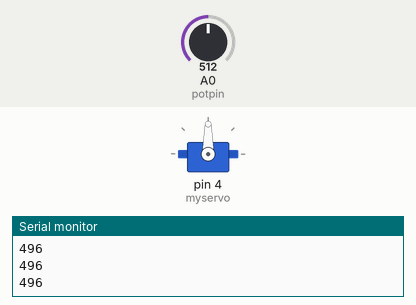
Recording of a sketch running on a simulated Arduino Uno, built with avr-gcc and run on an emulated ATmega328P. Shown: servo, the last lines printed to the serial monitor. The inputs (shaded band) are chosen by the test bench; at power-on: A0 (potpin) = 512.

Above: at 1.2 s.
1.3 s: A0 (potpin) set to 55
At 2.2 s:
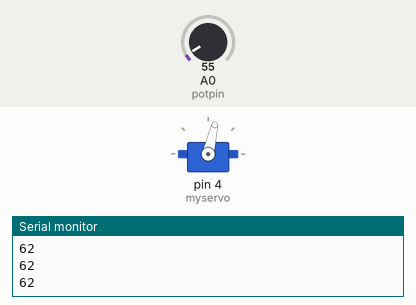
2.8 s: A0 (potpin) set to 100
At 3.9 s:
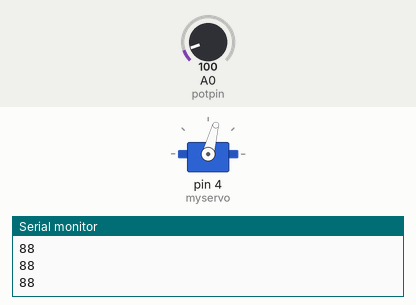
4.3 s: A0 (potpin) set to 122
At 5.5 s:
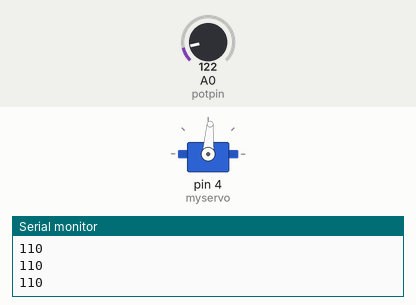
Timing chart, 0 to 7.3 s (numbered marks = the images above; inputs shaded):
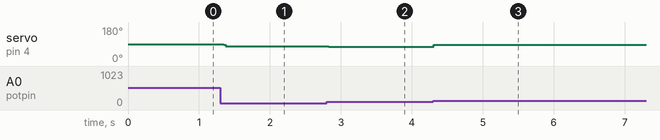

Measured:
- after the input at 1.3 s, servo on pin 4 (myservo): 90° → 77° after 0.05 s
- after the input at 2.8 s, servo on pin 4 (myservo): 77° → 75° at once
- after the input at 4.3 s, servo on pin 4 (myservo): 75° → 86° at once

The sketch:

SkullAudio.ino
```cpp
/*
  Controlling a servo position using a potentiometer (variable resistor)
  by Michal Rinott <http://people.interaction-ivrea.it/m.rinott>

  modified on 8 Nov 2013
  by Scott Fitzgerald
  http://www.arduino.cc/en/Tutorial/Knob
*/

#include <Servo.h>

Servo myservo;  // create servo object to control a servo
int avg = 0;
int pavg = 0 ;
int count = 0;
int avgDiff = 15;
int pservo = 0;
int servoVal = 0;
int servoMax = 90;
int servoMin = 65;
               //count = 0;
               int potpin = A0;  // analog pin used to connect the potentiometer
int val;    // variable to read the value from the analog pin

void setup() {
  myservo.attach(4);  // attaches the servo on pin 9 to the servo object
  Serial.begin(9600);
}

void loop() {
  val = analogRead(potpin);
  //Serial.println(val);// reads the value of the potentiometer (value between 0 and 1023)
  if (val > 20) {
    //  val = map(val, 50, 100, 60, 70);
    //count +=1
    avg = (avg + val) / 2; // scale it for use with the servo (value between 0 and 180)
    if (pavg > avg + avgDiff || pavg < avg - avgDiff) {
      servoVal = map(pavg, 10, 120, servoMin, servoMax);
      servoVal = int(servoVal + (servoVal-pservo)/1.5);
      if( servoVal > servoMax){
        servoVal = servoMax;
      }
      if (servoVal < servoMin){
        servoVal = servoMin;
      }
      myservo.write(servoVal);
      pservo = servoVal;
      pavg = avg;
    }

    Serial.println(pavg);
  }// sets the servo position according to the scaled value
  delay(15);                           // waits for the servo to get there
}
```
